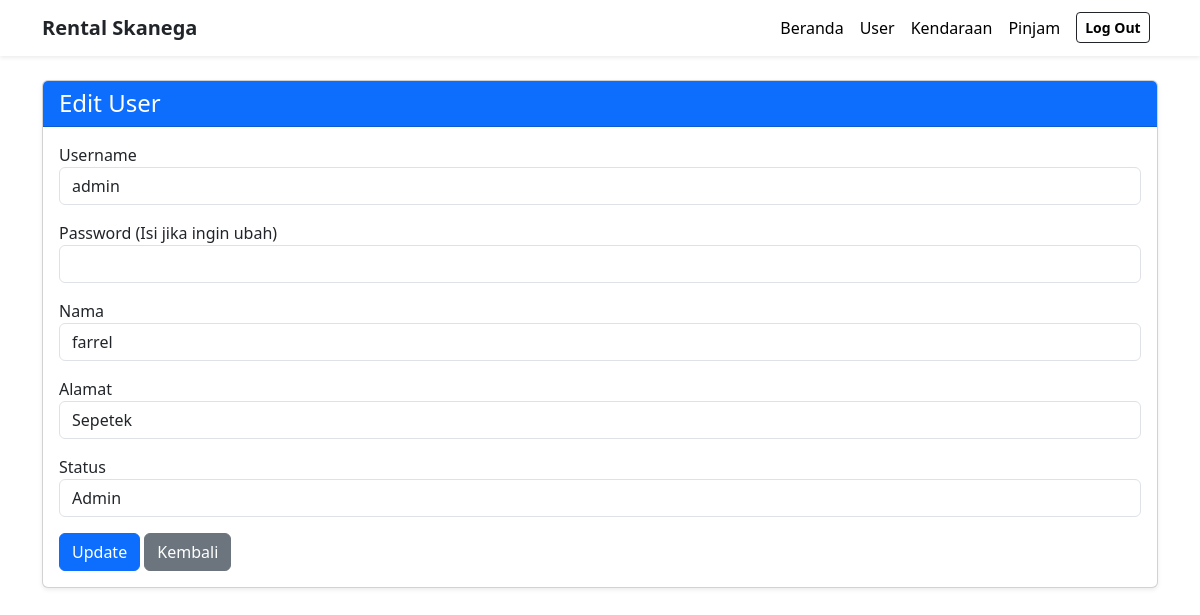
The page /admin/user_edit.php?id=1 on the database its author committed.
### tables this page shows
CREATE TABLE `user` (
  `user_id` int(11) NOT NULL,
  `username` varchar(255) NOT NULL,
  `password` varchar(255) NOT NULL,
  `user_nama` varchar(255) NOT NULL,
  `user_alamat` text NOT NULL,
  `user_status` int(11) NOT NULL
);

### admin/user_edit.php (the view, shortened to what this page needs)
<?php include "header.php";
?>
<!DOCTYPE html>
<html lang="en">
<head>
</head>
<body>
    <?php
       include "../koneksi.php";
       $id = $_GET['id'];
       $data = mysqli_query($koneksi, "SELECT * FROM user WHERE user_id='$id'");
       $d = mysqli_fetch_assoc($data);
       ?>
    <div class="container mt-4">
        <div class="card shadow-sm">
            <div class="card-header bg-primary text-white">
                <h4 class="mb-0">Edit User</h4>
            </div>
            <div class="card-body">
                <form action="user_edit_aksi.php" method="post">
                    <div class="mb-3">
                        <label>Username</label>
                        <input type="text" name="username" class="form-control"
                            value="<?= $d['username']; ?>" required>
                    </div>
                    <div class="mb-3">
                        <label>Password (Isi jika ingin ubah)</label>
                        <input type="password" name="password" class="form-control">
                    </div>
                    <div class="mb-3">
                        <label>Nama</label>
                        <input type="text" name="nama" class="form-control"
                            value="<?= $d['user_nama']; ?>" required>
                    </div>
                    <div class="mb-3">
                        <label>Alamat</label>
                        <input type="text" name="alamat" class="form-control"
                            value="<?= $d['user_alamat']; ?>" required>
                    </div>
                    <div class="mb-3">
                        <label>Status</label>
                        <select name="user_status" class="form-control">
                            <option value="1" <?= $d['user_status'] == "admin" ? "selected" : ""; ?>>Admin</option>
                        </select>
                    </div>
                    <button class="btn btn-primary text-white">Update</button>
                    <a href="user.php" class="btn btn-secondary">Kembali</a>
                </form>
            </div>
        </div>
    </div>
</body>
</html>

### rows shown on the page
user: username "admin", nama "farrel", alamat "Sepetek"
